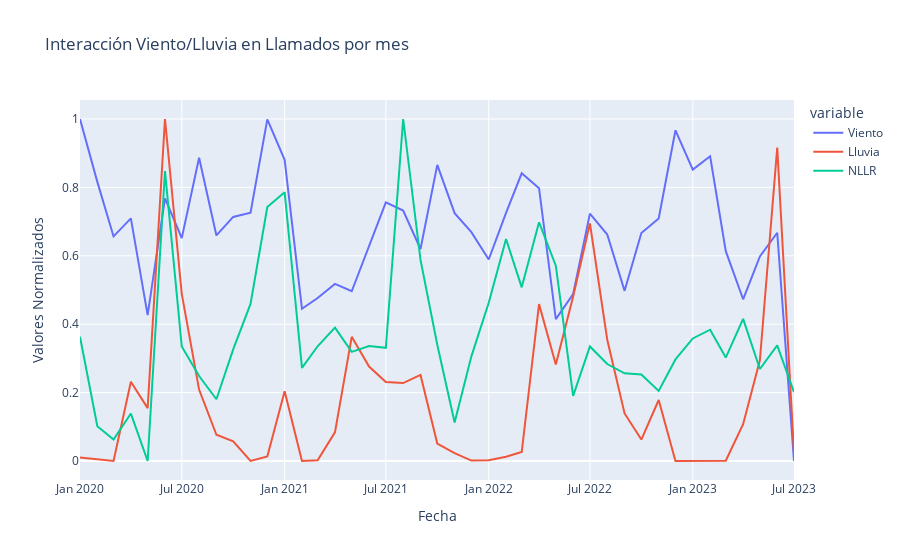

The notebook cell this image was saved under:
### Markdown cell above
### Llamados vs Viento y Lluvia

### Code cell
fig = px.line(plot_df, x=indexes, y=['Viento', 'Lluvia',  'NLLR'],
              title='Interacción Viento/Lluvia en Llamados por mes',
              labels={'value': 'Valores Normalizados', 'x': 'Fecha'}
              )

fig.show()
